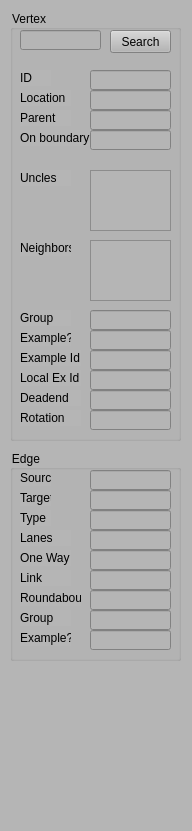
<?xml version="1.0" encoding="UTF-8"?>
<ui version="4.0">
 <class>PropertyWidget</class>
 <widget class="QDockWidget" name="PropertyWidget">
  <property name="geometry">
   <rect>
    <x>0</x>
    <y>0</y>
    <width>192</width>
    <height>831</height>
   </rect>
  </property>
  <property name="minimumSize">
   <size>
    <width>192</width>
    <height>240</height>
   </size>
  </property>
  <property name="styleSheet">
   <string notr="true">background-color: rgb(181, 181, 181);</string>
  </property>
  <widget class="QWidget" name="dockWidgetContents">
   <widget class="QGroupBox" name="groupBox">
    <property name="geometry">
     <rect>
      <x>10</x>
      <y>450</y>
      <width>171</width>
      <height>211</height>
     </rect>
    </property>
    <property name="title">
     <string>Edge</string>
    </property>
    <widget class="QLabel" name="label">
     <property name="geometry">
      <rect>
       <x>10</x>
       <y>60</y>
       <width>31</width>
       <height>16</height>
      </rect>
     </property>
     <property name="text">
      <string>Type</string>
     </property>
    </widget>
    <widget class="QLineEdit" name="lineEditEdgeType">
     <property name="geometry">
      <rect>
       <x>80</x>
       <y>60</y>
       <width>81</width>
       <height>20</height>
      </rect>
     </property>
    </widget>
    <widget class="QLabel" name="label_2">
     <property name="geometry">
      <rect>
       <x>10</x>
       <y>80</y>
       <width>51</width>
       <height>16</height>
      </rect>
     </property>
     <property name="text">
      <string>Lanes</string>
     </property>
    </widget>
    <widget class="QLineEdit" name="lineEditEdgeLanes">
     <property name="geometry">
      <rect>
       <x>80</x>
       <y>80</y>
       <width>81</width>
       <height>20</height>
      </rect>
     </property>
    </widget>
    <widget class="QLabel" name="label_3">
     <property name="geometry">
      <rect>
       <x>10</x>
       <y>100</y>
       <width>51</width>
       <height>16</height>
      </rect>
     </property>
     <property name="text">
      <string>One Way</string>
     </property>
    </widget>
    <widget class="QLineEdit" name="lineEditEdgeOneWay">
     <property name="geometry">
      <rect>
       <x>80</x>
       <y>100</y>
       <width>81</width>
       <height>20</height>
      </rect>
     </property>
    </widget>
    <widget class="QLineEdit" name="lineEditEdgeLink">
     <property name="geometry">
      <rect>
       <x>80</x>
       <y>120</y>
       <width>81</width>
       <height>20</height>
      </rect>
     </property>
    </widget>
    <widget class="QLabel" name="label_9">
     <property name="geometry">
      <rect>
       <x>10</x>
       <y>120</y>
       <width>51</width>
       <height>16</height>
      </rect>
     </property>
     <property name="text">
      <string>Link</string>
     </property>
    </widget>
    <widget class="QLabel" name="label_10">
     <property name="geometry">
      <rect>
       <x>10</x>
       <y>140</y>
       <width>61</width>
       <height>16</height>
      </rect>
     </property>
     <property name="text">
      <string>Roundabout</string>
     </property>
    </widget>
    <widget class="QLineEdit" name="lineEditEdgeRoundabout">
     <property name="geometry">
      <rect>
       <x>80</x>
       <y>140</y>
       <width>81</width>
       <height>20</height>
      </rect>
     </property>
    </widget>
    <widget class="QLabel" name="label_17">
     <property name="geometry">
      <rect>
       <x>10</x>
       <y>160</y>
       <width>51</width>
       <height>16</height>
      </rect>
     </property>
     <property name="text">
      <string>Group</string>
     </property>
    </widget>
    <widget class="QLineEdit" name="lineEditEdgeGroupId">
     <property name="geometry">
      <rect>
       <x>80</x>
       <y>160</y>
       <width>81</width>
       <height>20</height>
      </rect>
     </property>
    </widget>
    <widget class="QLabel" name="label_18">
     <property name="geometry">
      <rect>
       <x>10</x>
       <y>180</y>
       <width>51</width>
       <height>16</height>
      </rect>
     </property>
     <property name="text">
      <string>Example?</string>
     </property>
    </widget>
    <widget class="QLineEdit" name="lineEditEdgeGenerationType">
     <property name="geometry">
      <rect>
       <x>80</x>
       <y>180</y>
       <width>81</width>
       <height>20</height>
      </rect>
     </property>
    </widget>
    <widget class="QLabel" name="label_4">
     <property name="geometry">
      <rect>
       <x>10</x>
       <y>20</y>
       <width>31</width>
       <height>16</height>
      </rect>
     </property>
     <property name="text">
      <string>Source</string>
     </property>
    </widget>
    <widget class="QLineEdit" name="lineEditEdgeSource">
     <property name="geometry">
      <rect>
       <x>80</x>
       <y>20</y>
       <width>81</width>
       <height>20</height>
      </rect>
     </property>
    </widget>
    <widget class="QLineEdit" name="lineEditEdgeTarget">
     <property name="geometry">
      <rect>
       <x>80</x>
       <y>40</y>
       <width>81</width>
       <height>20</height>
      </rect>
     </property>
    </widget>
    <widget class="QLabel" name="label_5">
     <property name="geometry">
      <rect>
       <x>10</x>
       <y>40</y>
       <width>31</width>
       <height>16</height>
      </rect>
     </property>
     <property name="text">
      <string>Target</string>
     </property>
    </widget>
   </widget>
   <widget class="QGroupBox" name="groupBox_5">
    <property name="geometry">
     <rect>
      <x>10</x>
      <y>10</y>
      <width>171</width>
      <height>431</height>
     </rect>
    </property>
    <property name="title">
     <string>Vertex</string>
    </property>
    <widget class="QLabel" name="label_6">
     <property name="geometry">
      <rect>
       <x>10</x>
       <y>60</y>
       <width>31</width>
       <height>16</height>
      </rect>
     </property>
     <property name="text">
      <string>ID</string>
     </property>
    </widget>
    <widget class="QLineEdit" name="lineEditVertexDesc">
     <property name="geometry">
      <rect>
       <x>80</x>
       <y>60</y>
       <width>81</width>
       <height>20</height>
      </rect>
     </property>
    </widget>
    <widget class="QLabel" name="label_7">
     <property name="geometry">
      <rect>
       <x>10</x>
       <y>80</y>
       <width>51</width>
       <height>16</height>
      </rect>
     </property>
     <property name="text">
      <string>Location</string>
     </property>
    </widget>
    <widget class="QLineEdit" name="lineEditVertexPos">
     <property name="geometry">
      <rect>
       <x>80</x>
       <y>80</y>
       <width>81</width>
       <height>20</height>
      </rect>
     </property>
    </widget>
    <widget class="QLabel" name="label_8">
     <property name="geometry">
      <rect>
       <x>10</x>
       <y>230</y>
       <width>51</width>
       <height>16</height>
      </rect>
     </property>
     <property name="text">
      <string>Neighbors</string>
     </property>
    </widget>
    <widget class="QTextEdit" name="textEditVertexNeighbors">
     <property name="geometry">
      <rect>
       <x>80</x>
       <y>230</y>
       <width>81</width>
       <height>61</height>
      </rect>
     </property>
    </widget>
    <widget class="QLabel" name="label_11">
     <property name="geometry">
      <rect>
       <x>10</x>
       <y>320</y>
       <width>51</width>
       <height>16</height>
      </rect>
     </property>
     <property name="text">
      <string>Example?</string>
     </property>
    </widget>
    <widget class="QLineEdit" name="lineEditVertexGenerationType">
     <property name="geometry">
      <rect>
       <x>80</x>
       <y>320</y>
       <width>81</width>
       <height>20</height>
      </rect>
     </property>
    </widget>
    <widget class="QLabel" name="label_12">
     <property name="geometry">
      <rect>
       <x>10</x>
       <y>100</y>
       <width>51</width>
       <height>16</height>
      </rect>
     </property>
     <property name="text">
      <string>Parent</string>
     </property>
    </widget>
    <widget class="QLabel" name="label_13">
     <property name="geometry">
      <rect>
       <x>10</x>
       <y>160</y>
       <width>51</width>
       <height>16</height>
      </rect>
     </property>
     <property name="text">
      <string>Uncles</string>
     </property>
    </widget>
    <widget class="QLineEdit" name="lineEditVertexParent">
     <property name="geometry">
      <rect>
       <x>80</x>
       <y>100</y>
       <width>81</width>
       <height>20</height>
      </rect>
     </property>
    </widget>
    <widget class="QTextEdit" name="textEditVertexUncles">
     <property name="geometry">
      <rect>
       <x>80</x>
       <y>160</y>
       <width>81</width>
       <height>61</height>
      </rect>
     </property>
    </widget>
    <widget class="QLabel" name="label_14">
     <property name="geometry">
      <rect>
       <x>10</x>
       <y>120</y>
       <width>71</width>
       <height>16</height>
      </rect>
     </property>
     <property name="text">
      <string>On boundary?</string>
     </property>
    </widget>
    <widget class="QLineEdit" name="lineEditVertexOnBoundary">
     <property name="geometry">
      <rect>
       <x>80</x>
       <y>120</y>
       <width>81</width>
       <height>20</height>
      </rect>
     </property>
    </widget>
    <widget class="QLabel" name="label_15">
     <property name="geometry">
      <rect>
       <x>10</x>
       <y>300</y>
       <width>51</width>
       <height>16</height>
      </rect>
     </property>
     <property name="text">
      <string>Group</string>
     </property>
    </widget>
    <widget class="QLineEdit" name="lineEditVertexGroupId">
     <property name="geometry">
      <rect>
       <x>80</x>
       <y>300</y>
       <width>81</width>
       <height>20</height>
      </rect>
     </property>
    </widget>
    <widget class="QLabel" name="label_16">
     <property name="geometry">
      <rect>
       <x>10</x>
       <y>340</y>
       <width>61</width>
       <height>16</height>
      </rect>
     </property>
     <property name="text">
      <string>Example Id</string>
     </property>
    </widget>
    <widget class="QLineEdit" name="lineEditVertexExampleDesc">
     <property name="geometry">
      <rect>
       <x>80</x>
       <y>340</y>
       <width>81</width>
       <height>20</height>
      </rect>
     </property>
    </widget>
    <widget class="QLabel" name="label_19">
     <property name="geometry">
      <rect>
       <x>10</x>
       <y>380</y>
       <width>61</width>
       <height>16</height>
      </rect>
     </property>
     <property name="text">
      <string>Deadend</string>
     </property>
    </widget>
    <widget class="QLineEdit" name="lineEditVertexDeadend">
     <property name="geometry">
      <rect>
       <x>80</x>
       <y>380</y>
       <width>81</width>
       <height>20</height>
      </rect>
     </property>
    </widget>
    <widget class="QLineEdit" name="lineEditVertexSearch">
     <property name="geometry">
      <rect>
       <x>10</x>
       <y>20</y>
       <width>81</width>
       <height>20</height>
      </rect>
     </property>
    </widget>
    <widget class="QPushButton" name="pushButtonVertexSearch">
     <property name="geometry">
      <rect>
       <x>100</x>
       <y>20</y>
       <width>61</width>
       <height>23</height>
      </rect>
     </property>
     <property name="text">
      <string>Search</string>
     </property>
    </widget>
    <widget class="QLabel" name="label_20">
     <property name="geometry">
      <rect>
       <x>10</x>
       <y>360</y>
       <width>61</width>
       <height>16</height>
      </rect>
     </property>
     <property name="text">
      <string>Local Ex Id</string>
     </property>
    </widget>
    <widget class="QLineEdit" name="lineEditVertexExampleStreetDesc">
     <property name="geometry">
      <rect>
       <x>80</x>
       <y>360</y>
       <width>81</width>
       <height>20</height>
      </rect>
     </property>
    </widget>
    <widget class="QLineEdit" name="lineEditVertexRotationAngle">
     <property name="geometry">
      <rect>
       <x>80</x>
       <y>400</y>
       <width>81</width>
       <height>20</height>
      </rect>
     </property>
    </widget>
    <widget class="QLabel" name="label_21">
     <property name="geometry">
      <rect>
       <x>10</x>
       <y>400</y>
       <width>61</width>
       <height>16</height>
      </rect>
     </property>
     <property name="text">
      <string>Rotation</string>
     </property>
    </widget>
   </widget>
  </widget>
 </widget>
 <resources/>
 <connections/>
</ui>
